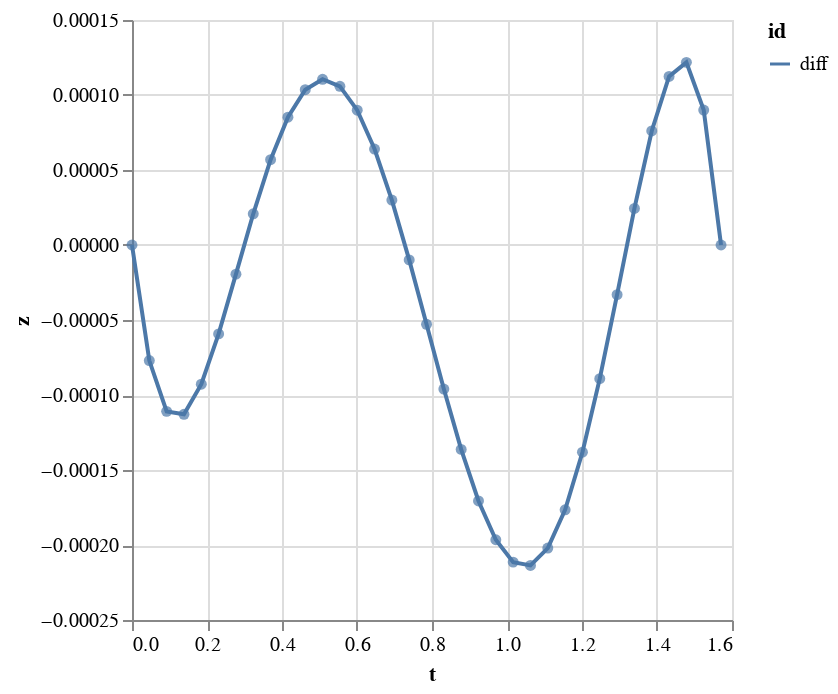

Source (notebook cell):
### Markdown cell above
Show that your numerically attained harmonic-path approximates the well known analytic solution.

### Code cell
(-> (points-tz->plot
     {"diff" 
      (make-path-tz #(- (cos %) (harmonic-path %)) 0 pi-half 35)})
    kind/vega-lite)

### Figure 1 — Vega-Lite specification as saved in the notebook (floating-point values rounded to 4 significant figures)
{"$schema": "https://vega.github.io/schema/vega-lite/v2.json", "data": {"values": [{"id": "diff", "t": 0, "x": 0, "y": 0, "z": 1.11e-16}, {"id": "diff", "t": 0.0462, "x": 0, "y": 0, "z": -7.706e-05}, {"id": "diff", "t": 0.0924, "x": 0, "y": 0, "z": -0.0001109}, {"id": "diff", "t": 0.1386, "x": 0, "y": 0, "z": -0.0001128}, {"id": "diff", "t": 0.1848, "x": 0, "y": 0, "z": -9.279e-05}, {"id": "diff", "t": 0.231, "x": 0, "y": 0, "z": -5.925e-05}, {"id": "diff", "t": 0.2772, "x": 0, "y": 0, "z": -1.942e-05}, {"id": "diff", "t": 0.3234, "x": 0, "y": 0, "z": 2.082e-05}, {"id": "diff", "t": 0.3696, "x": 0, "y": 0, "z": 5.684e-05}, {"id": "diff", "t": 0.4158, "x": 0, "y": 0, "z": 8.518e-05}, {"id": "diff", "t": 0.462, "x": 0, "y": 0, "z": 0.0001035}, {"id": "diff", "t": 0.5082, "x": 0, "y": 0, "z": 0.0001105}, {"id": "diff", "t": 0.5544, "x": 0, "y": 0, "z": 0.0001058}, {"id": "diff", "t": 0.6006, "x": 0, "y": 0, "z": 8.99e-05}, {"id": "diff", "t": 0.6468, "x": 0, "y": 0, "z": 6.4e-05}, {"id": "diff", "t": 0.693, "x": 0, "y": 0, "z": 2.994e-05}, {"id": "diff", "t": 0.7392, "x": 0, "y": 0, "z": -9.92e-06}, {"id": "diff", "t": 0.7854, "x": 0, "y": 0, "z": -5.288e-05}, {"id": "diff", "t": 0.8316, "x": 0, "y": 0, "z": -9.6e-05}, {"id": "diff", "t": 0.8778, "x": 0, "y": 0, "z": -0.0001363}, {"id": "diff", "t": 0.924, "x": 0, "y": 0, "z": -0.0001707}, {"id": "diff", "t": 0.9702, "x": 0, "y": 0, "z": -0.0001965}, {"id": "diff", "t": 1.016, "x": 0, "y": 0, "z": -0.0002114}, {"id": "diff", "t": 1.063, "x": 0, "y": 0, "z": -0.0002136}, {"id": "diff", "t": 1.109, "x": 0, "y": 0, "z": -0.000202}, {"id": "diff", "t": 1.155, "x": 0, "y": 0, "z": -0.0001766}, {"id": "diff", "t": 1.201, "x": 0, "y": 0, "z": -0.0001382}, {"id": "diff", "t": 1.247, "x": 0, "y": 0, "z": -8.909e-05}, {"id": "diff", "t": 1.294, "x": 0, "y": 0, "z": -3.309e-05}, {"id": "diff", "t": 1.34, "x": 0, "y": 0, "z": 2.438e-05}, {"id": "diff", "t": 1.386, "x": 0, "y": 0, "z": 7.601e-05}, {"id": "diff", "t": 1.432, "x": 0, "y": 0, "z": 0.0001124}, {"id": "diff", "t": 1.478, "x": 0, "y": 0, "z": 0.0001218}, {"id": "diff", "t": 1.525, "x": 0, "y": 0, "z": 8.994e-05}, {"id": "diff", "t": 1.571, "x": 0, "y": 0, "z": -1.186e-10}]}, "encoding": {"x": {"field": "t", "scale": {"zero": false}, "type": "quantitative"}, "y": {"field": "z", "scale": {"zero": false}, "type": "quantitative"}}, "layer": [{"encoding": {"color": {"field": "id", "type": "nominal"}, "order": {"field": "t", "type": "temporal"}}, "mark": "line"}, {"mark": {"filled": true, "type": "point"}}]}
